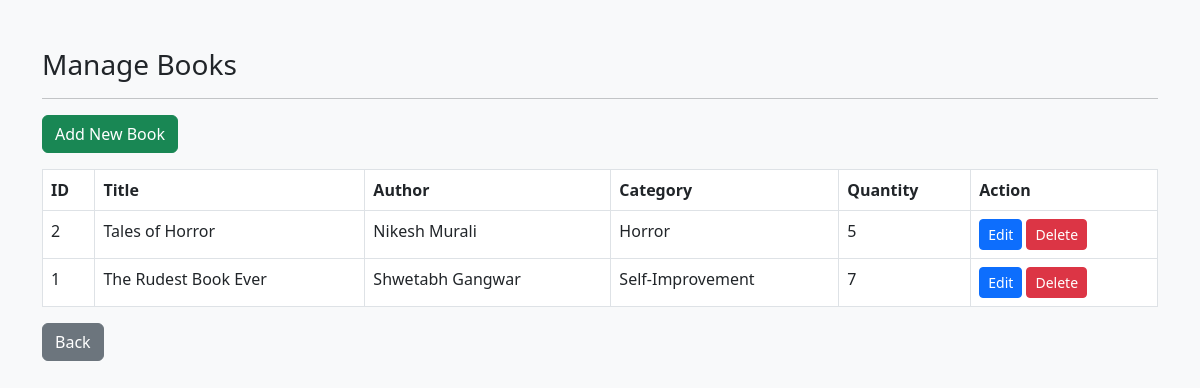
/admin/manage_books.php (signed in), run on the app's committed database.
### tables this page shows
CREATE TABLE `books` (
  `id` int(11) NOT NULL,
  `title` varchar(200) NOT NULL,
  `author` varchar(150) NOT NULL,
  `category` varchar(100) DEFAULT NULL,
  `quantity` int(11) DEFAULT 1,
  `added_on` timestamp NOT NULL DEFAULT current_timestamp()
);

### admin/manage_books.php (the view, shortened to what this page needs)
<?php
include('../includes/db.php');
$result = $conn->query("SELECT * FROM books ORDER BY id DESC");
?>
<!DOCTYPE html>
<html>
<head>
    <link rel="stylesheet" href="https://cdn.jsdelivr.net/npm/bootstrap@5.3.0/dist/css/bootstrap.min.css">
</head>
<body class="bg-light">
<div class="container mt-5">
    <h3>Manage Books</h3>
    <hr>
    <a href="add_book.php" class="btn btn-success mb-3">Add New Book</a>
    <table class="table table-bordered">
        <thead>
            <tr>
                <th>ID</th>
                <th>Title</th>
                <th>Author</th>
                <th>Category</th>
                <th>Quantity</th>
                <th>Action</th>
            </tr>
        </thead>
        <tbody>
            <?php while ($row = $result->fetch_assoc()): ?>
            <tr>
                <td><?php echo $row['id']; ?></td>
                <td><?php echo $row['title']; ?></td>
                <td><?php echo $row['author']; ?></td>
                <td><?php echo $row['category']; ?></td>
                <td><?php echo $row['quantity']; ?></td>
                <td>
                     <a href="edit_book.php?id=<?php echo $row['id']; ?>" class="btn btn-primary btn-sm">Edit</a>
                    <a href="manage_books.php?delete=<?php echo $row['id']; ?>" class="btn btn-danger btn-sm" onclick="return confirm('Are you sure?')">Delete</a>
                </td>
            </tr>
            <?php endwhile; ?>
        </tbody>
    </table>
    <a href="admin_dashboard.php" class="btn btn-secondary">Back</a>
</div>
</body>
</html>

### data on the page
books: id "2", title "Tales of Horror", author "Nikesh Murali", category "Horror", quantity "5"
books: id "1", title "The Rudest Book Ever", author "Shwetabh Gangwar", category "Self-Improvement", quantity "7"
